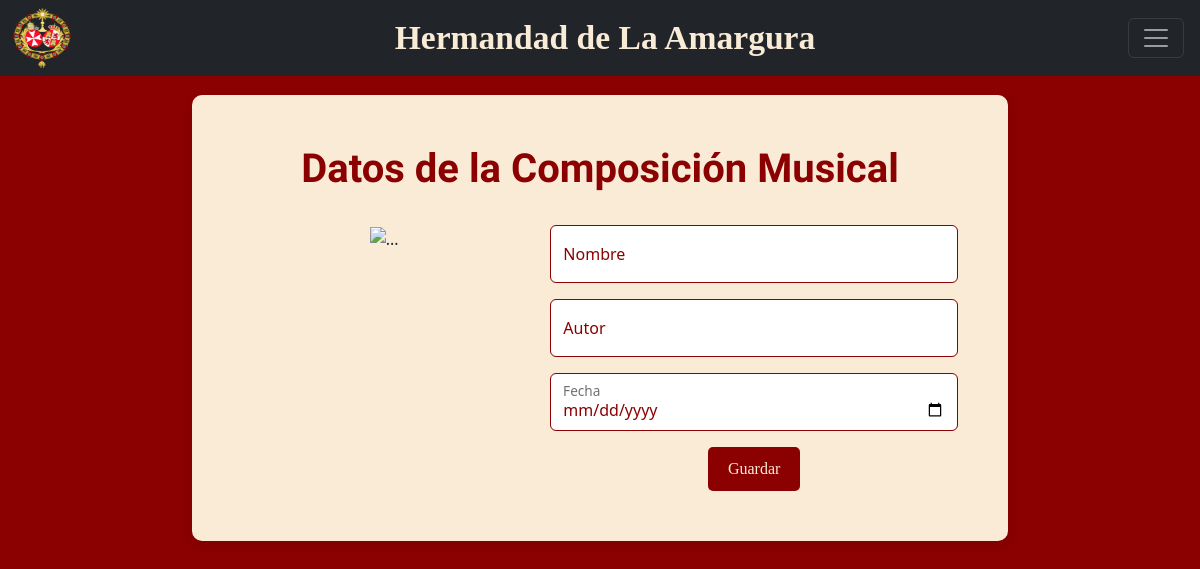
The app's page /hermandad/composiciones_musicales/new/3, older data.
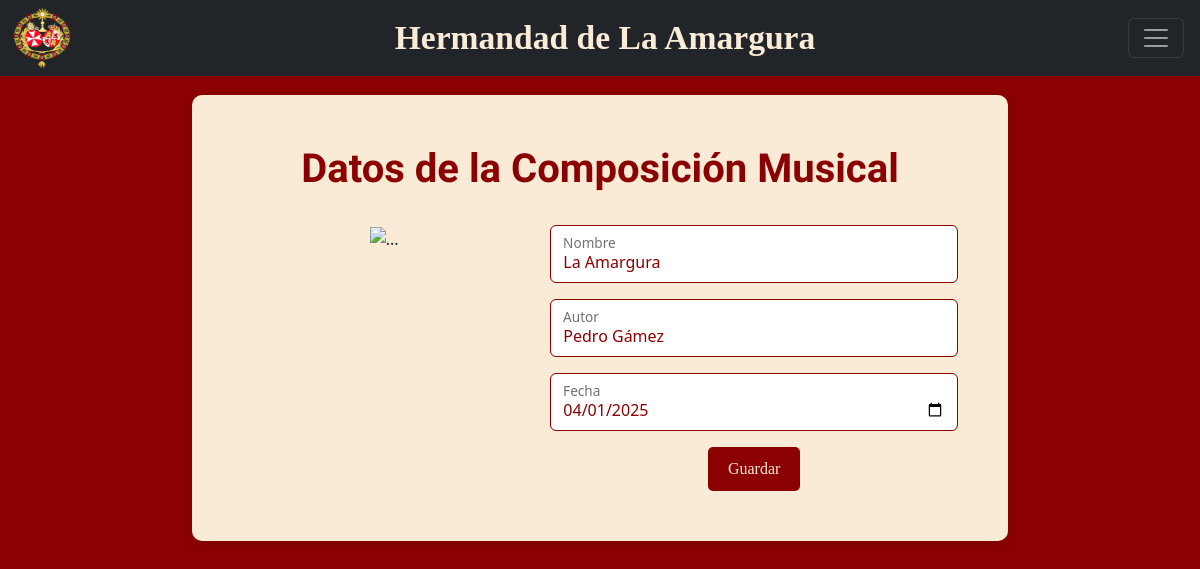
The same page, newer data.
### hermandapp/models.py (models this page shows, shortened)
class ComposicionMusical(models.Model):
    nombre = models.CharField(max_length=200)
    autor = models.CharField(max_length=150)
    fecha_creacion = models.DateField()
    es_marcha_procesional = models.BooleanField(default=True)

### hermandapp/views.py (the view)
# urls.py: path('composiciones_musicales/new/<int:id>', new_composicion, name='new_composicion'),
def new_composicion(request, id):
    composicion = ComposicionMusical.objects.filter(id=id)
    if len(composicion) == 0:
        composicion_nueva = ComposicionMusical()
    else:
        composicion_nueva = composicion[0]
    if request.method == 'POST':
        composicion_nueva.nombre = request.POST['nombre']
        composicion_nueva.autor = request.POST['autor_de_composicion']
        composicion_nueva.fecha_creacion = request.POST['fecha']
        composicion_nueva.es_marcha_procesional = True
        composicion_nueva.save()
        return redirect('composiciones')
    else:
        return render(request, 'formulario_composicion.html', {'composicion': composicion_nueva})

### templates/formulario_composicion.html (shortened to what this page needs)
{% extends 'base.html' %}
{% load bootstrap_icons %}
{% block content %}
    <h1>Datos de la Composición Musical</h1>
    <br>
    <div class="row">
        <div class="col-md-5">
            <img src="https://bandapamplonesa.com/wp-content/uploads/2021/02/Cartel_14_03_2021-scaled.jpg"
                 style="max-height: 400px; max-width: 400px"
                 alt="...">
        </div>
        <br>
        <div class="col-md-7">
        <form method="post">
            <div class="form-floating mb-3">
                <input type="text" class="form-control" id="nombre"
                       name="nombre" placeholder="Nombre de la composición"
                       value="{{ composicion.nombre | default:'' }}">
                <label for="nombre">{% bs_icon 'file-music' %} Nombre</label>
            </div>
            <div class="form-floating mb-3">
                <input type="text"
                       name="autor_de_composicion"
                       class="form-control"
                       id="autor"
                       placeholder="Autor de la composición"
                       value="{{ composicion.autor | default:'' }}">
                <label for="autor">{% bs_icon 'person-square' %} Autor</label>
            </div>
            <div class="form-floating mb-3">
                <input type="date"
                       name="fecha"
                       value="{{ composicion.fecha_creacion|date:'Y-m-d' }}"
                       class="form-control" id="fecha" placeholder="fecha composición">
                <label for="fecha">{% bs_icon 'calendar' %} Fecha</label>
            </div>
            <button type="submit" class="btn-amargura">Guardar</button>
        </form>
        </div>
    </div>
{% endblock %}

Row changes from the older to the newer data that the page shows:
added ComposicionMusical: nombre "La Amargura", autor_de_composicion "Pedro Gámez", fecha "04/01/2025"
